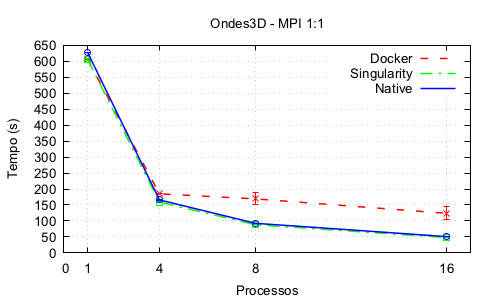

Write gnuplot code to recreate this figure.
#!/usr/local/bin/gnuplot -persist
#
#    
#    	G N U P L O T
#    	Version 5.2 patchlevel 2    last modified 2017-11-15 
#    
#    	Copyright (C) 1986-1993, 1998, 2004, 2007-2017
#    	Thomas Williams, Colin Kelley and many others
#    
#    	gnuplot home:     http://www.gnuplot.info
#    	faq, bugs, etc:   type "help FAQ"
#    	immediate help:   type "help"  (plot window: hit 'h')
# set terminal x11 
# set output
unset clip points
set clip one
unset clip two
set errorbars front 1.000000 
set border 31 front lt black linewidth 1.000 dashtype solid
set zdata 
set ydata 
set xdata 
set y2data 
set x2data 
set boxwidth
set style fill  empty border
set style rectangle back fc  bgnd fillstyle   solid 1.00 border lt -1
set style circle radius graph 0.02 
set style ellipse size graph 0.05, 0.03 angle 0 units xy
set dummy x, y
set format x "% h" 
set format y "% h" 
set format x2 "% h" 
set format y2 "% h" 
set format z "% h" 
set format cb "% h" 
set format r "% h" 
set ttics format "% h"
set timefmt "%d/%m/%y,%H:%M"
set angles radians
set tics back
set grid nopolar
set grid xtics nomxtics ytics nomytics noztics nomztics nortics nomrtics \
 nox2tics nomx2tics noy2tics nomy2tics nocbtics nomcbtics
set grid layerdefault   lt 0 linecolor 0 linewidth 0.500 dashtype solid,  lt 0 linecolor 0 linewidth 0.500 dashtype solid
unset raxis
set theta counterclockwise right
set style parallel front  lt black linewidth 2.000 dashtype solid
set key title "" center
set key fixed right top vertical Right noreverse enhanced autotitle nobox
set key noinvert samplen 4 spacing 1 width 0 height 0 
set key maxcolumns 0 maxrows 0
set key noopaque
unset label
unset arrow
set style increment default
unset style line
unset style arrow
set style histogram clustered gap 2 title textcolor lt -1
unset object
set style textbox transparent margins  1.0,  1.0 border  lt -1 linewidth  1.0
set offsets 0, 0, 0, 0
set pointsize 1
set pointintervalbox 1
set encoding default
unset polar
unset parametric
unset decimalsign
unset micro
unset minussign
set view 60, 30, 1, 1
set view azimuth 0
set rgbmax 255
set samples 100, 100
set isosamples 10, 10
set surface 
unset contour
set cntrlabel  format '%8.3g' font '' start 5 interval 20
set mapping cartesian
set datafile separator whitespace
unset hidden3d
set cntrparam order 4
set cntrparam linear
set cntrparam levels auto 5
set cntrparam points 5
set size ratio 0 1,1
set origin 0,0
set style data points
set style function lines
set xzeroaxis
set yzeroaxis
set zzeroaxis
unset x2zeroaxis
unset y2zeroaxis
set xyplane relative 0.5
set tics scale  1, 0.5, 1, 1, 1
set mxtics default
set mytics default
set mztics default
set mx2tics default
set my2tics default
set mcbtics default
set mrtics default
set nomttics
set xtics border in scale 1,0.5 mirror norotate  autojustify
set xtics  norangelimit 40
set xtics add  ("1" 1.00000, "4" 4.00000, "8" 8.00000, "16" 16.0000)
set ytics border in scale 1,0.5 mirror norotate  autojustify
set ytics  norangelimit 50
set ztics border in scale 1,0.5 nomirror norotate  autojustify
set ztics  norangelimit autofreq 
unset x2tics
unset y2tics
set cbtics border in scale 1,0.5 mirror norotate  autojustify
set cbtics  norangelimit autofreq 
set rtics axis in scale 1,0.5 nomirror norotate  autojustify
set rtics  norangelimit autofreq 
unset ttics
set title "Ondes3D - MPI 1:1" 
set title  font "" norotate
set timestamp bottom 
set timestamp "" 
set timestamp  font "" norotate
set trange [ * : * ] noreverse nowriteback
set urange [ * : * ] noreverse nowriteback
set vrange [ * : * ] noreverse nowriteback
set xlabel "Processos" 
set xlabel  font "" textcolor lt -1 norotate
set x2label "" 
set x2label  font "" textcolor lt -1 norotate
set xrange [ 0.00000 : 17.0000 ] noreverse nowriteback
set x2range [ * : * ] noreverse nowriteback
set ylabel "Tempo (s)" 
set ylabel  font "" textcolor lt -1 rotate
set y2label "" 
set y2label  font "" textcolor lt -1 rotate
set yrange [ * : * ] noreverse nowriteback
set y2range [ * : * ] noreverse nowriteback
set zlabel "" 
set zlabel  font "" textcolor lt -1 norotate
set zrange [ * : * ] noreverse nowriteback
set cblabel "" 
set cblabel  font "" textcolor lt -1 rotate
set cbrange [ * : * ] noreverse nowriteback
set rlabel "" 
set rlabel  font "" textcolor lt -1 norotate
set rrange [ * : * ] noreverse nowriteback
unset logscale
unset jitter
set zero 1e-08
set lmargin  -1
set bmargin  -1
set rmargin  -1
set tmargin  -1
set locale "C"
set pm3d explicit at s
set pm3d scansautomatic
set pm3d interpolate 1,1 flush begin noftriangles noborder corners2color mean
set pm3d nolighting
set palette positive nops_allcF maxcolors 0 gamma 1.5 color model RGB 
set palette rgbformulae 7, 5, 15
set colorbox default
set colorbox vertical origin screen 0.9, 0.2 size screen 0.05, 0.6 front  noinvert bdefault
set style boxplot candles range  1.50 outliers pt 7 separation 1 labels auto unsorted
set loadpath 
set fontpath 
set psdir
set fit brief errorvariables nocovariancevariables errorscaling prescale nowrap v5
GNUTERM = "x11"
## Last datafile plotted: "native.dat"
plot "docker.dat" using 1:2 with lines dashtype 2 lc rgb 'red' lw 1.5 title 'Docker',      "docker.dat" using 1:2:3:4 with errorbars lc rgb 'red' not,           "singularity.dat" using 1:2 with lines dashtype 4 lc rgb 'green' lw 1.5 title 'Singularity',      "singularity.dat" using 1:2:3:4 with errorbars lc rgb 'green' not,           "native.dat" using 1:2 with lines dashtype 1 lc rgb 'blue' lw 1.5 title 'Native',      "native.dat" using 1:2:3:4 with errorbars lc rgb 'blue' not
#    EOF
